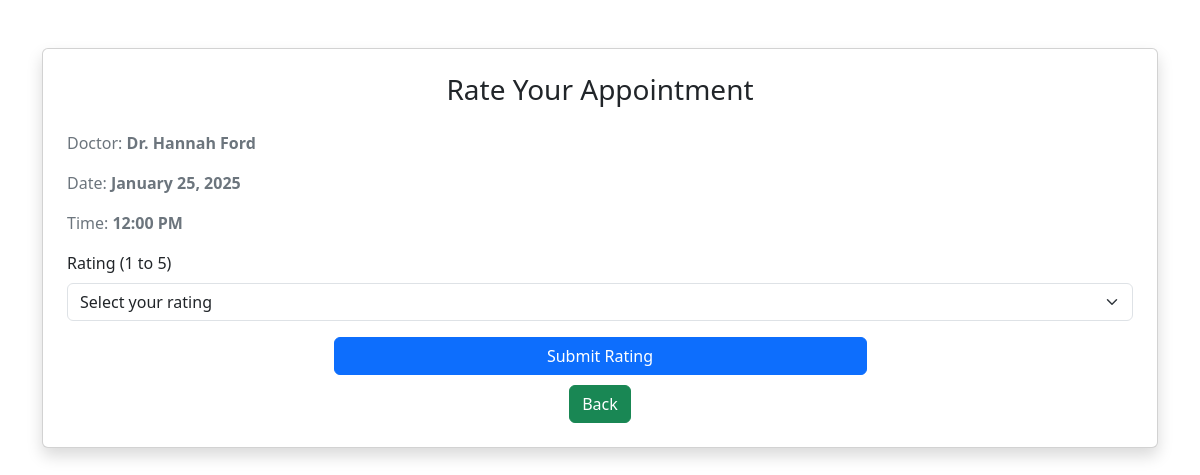
The page /rate_appointment/2 on the database its author committed.
### model.py (models this page shows)
class Doctor(db.Model):
    __tablename__ = 'doctor'
    id = db.Column(db.Integer, primary_key=True)
    user_id = db.Column(db.Integer, db.ForeignKey('user.id', ondelete='CASCADE'), nullable=False)
    name = db.Column(db.String(80), nullable=False)
    specialization = db.Column(db.String(120), nullable=False)
    department_id = db.Column(db.Integer, db.ForeignKey('department.id'), nullable=False)
    experience = db.Column(db.Integer, nullable=False)
    email = db.Column(db.String(120), unique=True, nullable=False)
    password = db.Column(db.String(120), nullable=False)
    city = db.Column(db.String(120), nullable=False)
    image = db.Column(db.String(255))
    rating = db.Column(db.Float, default=0.0)
    is_approved = db.Column(db.Boolean, default=False)
    description = db.Column(db.Text)
    user = db.relationship('User', back_populates='doctor')
    appointments = db.relationship('Appointment', back_populates='doctor')
    department = db.relationship('Department', back_populates='doctors')

class Appointment(db.Model):
    __tablename__ = 'appointment'
    id = db.Column(db.Integer, primary_key=True)
    patient_id = db.Column(db.Integer, db.ForeignKey('patient.user_id'), nullable=False)
    doctor_id = db.Column(db.Integer, db.ForeignKey('doctor.id'), nullable=False)
    appointment_date = db.Column(db.Date, nullable=False)
    appointment_time = db.Column(db.Time, nullable=False)
    status = db.Column(db.String(20), default='pending')  # pending, confirmed, cancelled, completed
    created_at = db.Column(db.DateTime, default=datetime.utcnow)
    patient = db.relationship('Patient', back_populates='appointments')
    doctor = db.relationship('Doctor', back_populates='appointments')
    rating = db.relationship('Rating', uselist=False, back_populates='appointment', cascade="all, delete-orphan")
    prescription = db.relationship('Prescription', uselist=False, back_populates='appointment', cascade="all, delete-orphan")

### app.py (the view, shortened to what this page needs)
@app.route('/rate_appointment/<int:appointment_id>', methods=['GET', 'POST'])
def rate_appointment(appointment_id):
    appointment = Appointment.query.get_or_404(appointment_id)
    return render_template('rate_appointment.html', appointment=appointment)

### app.py (called while the page is built)
@app.context_processor
def inject_notification_count():
    if current_user.is_authenticated:
        unread_count = Notification.query.filter_by(doctor_id=current_user.id, is_read=False).count()
        return {'unread_count': unread_count}
    return {'unread_count': 0}

### templates/rate_appointment.html (shortened to what this page needs)
<!DOCTYPE html>
<html lang="en">
<head>
    <link href="https://cdn.jsdelivr.net/npm/bootstrap@5.3.0-alpha3/dist/css/bootstrap.min.css" rel="stylesheet">
</head>
<body>
    <div class="container my-5">
        <div class="card shadow p-4">
            <h3 class="mb-4 text-center">Rate Your Appointment</h3>
            <p class="text-secondary">
                Doctor: <strong>{{ appointment.doctor.name }}</strong>
            </p>
            <p class="text-secondary">
                Date: <strong>{{ appointment.appointment_date.strftime('%B %d, %Y') }}</strong>
            </p>
            <p class="text-secondary">
                Time: <strong>{{ appointment.appointment_time.strftime('%I:%M %p') }}</strong>
            </p>
            <form action="{{ url_for('rate_appointment', appointment_id=appointment.id) }}" method="POST">
                <div class="mb-3">
                    <label for="rating" class="form-label">Rating (1 to 5)</label>
                    <select class="form-select" name="rating" id="rating" required>
                        <option value="" disabled selected>Select your rating</option>
                    </select>
                </div>
                <div class="text-center">
                    <button type="submit" class="btn btn-primary w-50">Submit Rating</button>
                </div>
                <div class="text-center" style="margin-top: 10px;">
                    <a href="{{ url_for('user') }}" class="btn btn-success w-20">Back</a>
                </div>
            </form>
        </div>
    </div>
</body>
</html>

### rows shown on the page
Doctor: doctor.name "Dr. Hannah Ford"
Appointment: appointment_date "January 25, 2025", appointment_time "12:00 PM"
